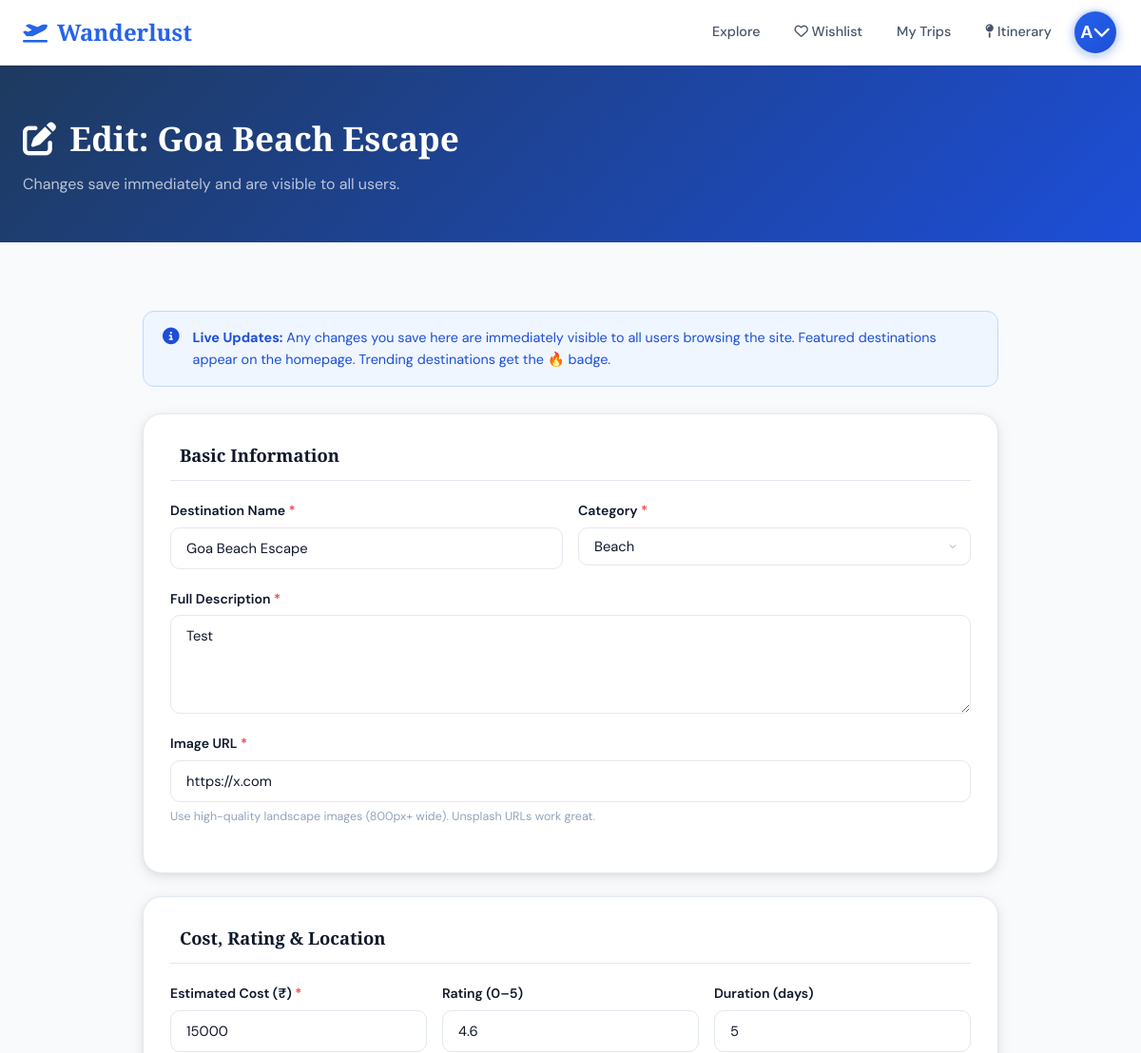
Before: /admin/destination/edit/1 (signed in, upper part) with the older database file.
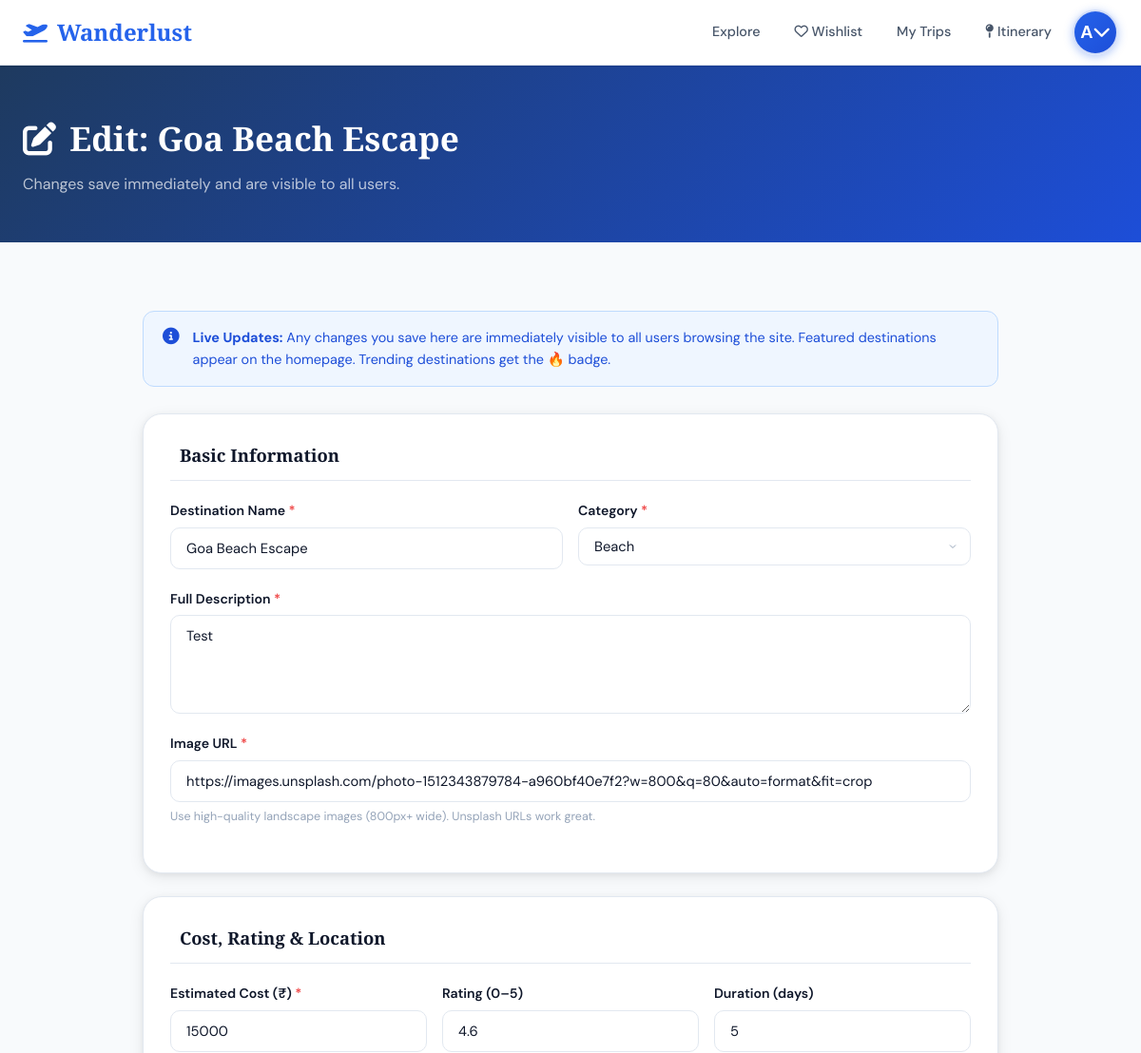
After: the same page with the newer database file.
### app.py (models this page shows, shortened)
class User(db.Model):
    __tablename__ = 'users'
    id            = db.Column(db.Integer, primary_key=True)
    name          = db.Column(db.String(100), nullable=False)
    email         = db.Column(db.String(150), unique=True, nullable=False)
    password_hash = db.Column(db.String(256), nullable=False)
    is_admin      = db.Column(db.Boolean, default=False)
    created_at    = db.Column(db.DateTime, default=datetime.utcnow)
    trips         = db.relationship('Trip',     backref='user', lazy=True)
    wishlist      = db.relationship('Wishlist', backref='user', lazy=True)
    reviews       = db.relationship('Review',   backref='user', lazy=True)

class Destination(db.Model):
    __tablename__  = 'destinations'
    id             = db.Column(db.Integer, primary_key=True)
    name           = db.Column(db.String(150), nullable=False)
    category       = db.Column(db.String(50),  nullable=False)
    description    = db.Column(db.Text,         nullable=False)
    estimated_cost = db.Column(db.Float,        nullable=False)
    image_url      = db.Column(db.String(500))
    rating         = db.Column(db.Float,  default=4.0)
    location       = db.Column(db.String(200))
    latitude       = db.Column(db.Float)
    longitude      = db.Column(db.Float)
    is_trending    = db.Column(db.Boolean, default=False)
    is_featured    = db.Column(db.Boolean, default=False)
    best_time      = db.Column(db.String(100))
    duration_days  = db.Column(db.Integer, default=3)
    tags           = db.Column(db.String(300))
    highlights     = db.Column(db.Text)   # pipe-separated
    things_to_do   = db.Column(db.Text)   # pipe-separated
    travel_tips    = db.Column(db.Text)   # pipe-separated
    weather_info   = db.Column(db.String(300))
    language       = db.Column(db.String(100))
    currency       = db.Column(db.String(50))
    difficulty     = db.Column(db.String(30))  # Easy / Moderate / Challenging
    itinerary_items = db.relationship('ItineraryItem', backref='destination', lazy=True)
    reviews         = db.relationship('Review',        backref='destination', lazy=True)
    wishlisted_by   = db.relationship('Wishlist',      backref='destination', lazy=True)

### app.py (the view, shortened to what this page needs)
@app.route('/admin/destination/edit/<int:dest_id>', methods=['GET', 'POST'])
@login_required
@admin_required
def admin_edit_destination(dest_id):
    dest = Destination.query.get_or_404(dest_id)
    return render_template('admin_form.html', dest=dest)

### app.py (called while the page is built)
@login_manager.user_loader
def load_user(user_id):
    return db.session.get(User, int(user_id))

@app.context_processor
def inject_cart_count():
    count = 0
    if current_user.is_authenticated:
        sid = session.get('cart_session')
        if sid:
            count = ItineraryItem.query.filter_by(
                user_id=current_user.id, trip_id=None, session_id=sid).count()
    return dict(cart_count=count)

def admin_required(f):
    from functools import wraps
    @wraps(f)
    def decorated(*args, **kwargs):
        if not current_user.is_authenticated or not current_user.is_admin:
            flash('Admin access required.', 'danger')
            return redirect(url_for('index'))
        return f(*args, **kwargs)
    return decorated

### templates/admin_form.html (shortened to what this page needs)
{% extends "layout.html" %}
{% block content %}
<div class="page-header-simple admin-header">
  <div class="container">
    <h1><i class="fa-solid fa-{{ 'pen-to-square' if dest else 'plus' }}"></i>
      {{ 'Edit: ' + dest.name if dest else 'Add New Destination' }}
    </h1>
    <p>{{ 'Changes save immediately and are visible to all users.' if dest else 'New destination appears on site immediately after saving.' }}</p>
  </div>
</div>
<div class="container admin-form-page">
  <div class="admin-form-notice">
    <i class="fa-solid fa-circle-info"></i>
    <span><strong>Live Updates:</strong> Any changes you save here are immediately visible to all users browsing the site. Featured destinations appear on the homepage. Trending destinations get the 🔥 badge.</span>
  </div>
  <form action="{{ url_for('admin_edit_destination', dest_id=dest.id) if dest else url_for('admin_add_destination') }}" method="POST" class="admin-big-form">
    <div class="admin-form-section">
      <div class="admin-form-section-title"> Basic Information</div>
      <div class="form-row">
        <div class="form-group">
          <label>Destination Name <span class="req">*</span></label>
          <input type="text" name="name" required class="form-input" value="{{ dest.name if dest else '' }}" placeholder="e.g. Goa Beach Escape">
        </div>
        <div class="form-group">
          <label>Category <span class="req">*</span></label>
          <select name="category" class="form-input">
            {% for cat in ['Beach','Mountain','Historical','City'] %}
            <option value="{{ cat }}" {% if dest and dest.category == cat %}selected{% endif %}>{{ cat }}</option>
            {% endfor %}
          </select>
        </div>
      </div>
      <div class="form-group">
        <label>Full Description <span class="req">*</span></label>
        <textarea name="description" rows="4" required class="form-input" placeholder="A rich, engaging description of the destination...">{{ dest.description if dest else '' }}</textarea>
      </div>
      <div class="form-group">
        <label>Image URL <span class="req">*</span></label>
        <input type="text" name="image_url" class="form-input" value="{{ dest.image_url if dest else '' }}" placeholder="https://images.unsplash.com/...">
        <small>Use high-quality landscape images (800px+ wide). Unsplash URLs work great.</small>
      </div>
    </div>
    <div class="admin-form-section">
      <div class="admin-form-section-title"> Cost, Rating & Location</div>
      <div class="form-row-3">
        <div class="form-group">
          <label>Estimated Cost (₹) <span class="req">*</span></label>
          <input type="number" name="estimated_cost" required class="form-input" value="{{ dest.estimated_cost|int if dest else '' }}" placeholder="15000">
        </div>
        <div class="form-group">
          <label>Rating (0–5)</label>
          <input type="number" name="rating" step="0.1" min="0" max="5" class="form-input" value="{{ dest.rating if dest else '4.0' }}">
        </div>
        <div class="form-group">
          <label>Duration (days)</label>
          <input type="number" name="duration_days" min="1" max="30" class="form-input" value="{{ dest.duration_days if dest else '3' }}">
        </div>
      </div>
    </div>
  </form>
</div>
{% endblock %}

### templates/layout.html (shortened to what this page needs)
<!DOCTYPE html>
<html lang="en">
<head>
<link rel="stylesheet" href="https://cdnjs.cloudflare.com/ajax/libs/font-awesome/6.5.0/css/all.min.css">
<link rel="stylesheet" href="https://unpkg.com/leaflet@1.9.4/dist/leaflet.css">
<link rel="stylesheet" href="{{ url_for('static', filename='css/style.css') }}">
</head>
<body>
<nav class="navbar">
  <div class="nav-container">
    <a href="{{ url_for('index') }}" class="nav-logo">
      <i class="fa-solid fa-plane-departure"></i>
      <span>Wanderlust</span>
    </a>
    <div class="nav-links">
      <a href="{{ url_for('destinations') }}">Explore</a>
      {% if current_user.is_authenticated %}
      <a href="{{ url_for('wishlist') }}"><i class="fa-regular fa-heart"></i> Wishlist</a>
      <a href="{{ url_for('trips') }}">My Trips</a>
      <a href="{{ url_for('itinerary') }}" class="cart-link">
        <i class="fa-solid fa-map-pin"></i> Itinerary
      </a>
      <div class="nav-dropdown" id="navDropdown">
        <button class="nav-avatar" id="navAvatarBtn" title="{{ current_user.name }}" aria-haspopup="true" aria-expanded="false">
          <span class="avatar-letter">{{ current_user.name[0].upper() }}</span>
          <i class="fa-solid fa-chevron-down avatar-caret"></i>
        </button>
      </div>
      {% else %}
      <a href="{{ url_for('login') }}" class="btn-nav-outline">Sign In</a>
      <a href="{{ url_for('register') }}" class="btn-nav">Get Started</a>
      {% endif %}
    </div>
  </div>
</nav>
<main>
{% block content %}{% endblock %}
</main>
</body>
</html>

### static/css/style.css (style rules this page uses)
:root { --primary: #2563eb; --primary-dark: #1d4ed8; --primary-light: #eff6ff; --accent: #f59e0b; --accent-dark: #d97706; --success: #22c55e; --danger: #ef4444; --warning: #f97316; --bg: #f8fafc; --surface: #ffffff; --surface-2: #f1f5f9; --border: #e2e8f0; --text: #0f172a; --text-2: #475569; --text-3: #94a3b8; --radius: 12px; --radius-lg: 20px; --shadow-sm: 0 1px 3px rgba(0,0,0,.08), 0 1px 2px rgba(0,0,0,.06); --shadow: 0 4px 16px rgba(0,0,0,.08), 0 2px 6px rgba(0,0,0,.05); --shadow-lg: 0 12px 40px rgba(0,0,0,.12), 0 4px 16px rgba(0,0,0,.06); --shadow-xl: 0 24px 60px rgba(0,0,0,.15); }
*, *::before, *::after { box-sizing: border-box; margin: 0; padding: 0; }
html { scroll-behavior: smooth; }
body { font-family: 'DM Sans', sans-serif; background: var(--bg); color: var(--text); line-height: 1.6; min-height: 100vh; display: flex; flex-direction: column; }
main { flex: 1; }
a { text-decoration: none; color: inherit; }
.container { max-width: 1280px; margin: 0 auto; padding: 0 24px; }
.navbar { background: white; border-bottom: 1px solid var(--border); position: sticky; top: 0; z-index: 100; box-shadow: var(--shadow-sm); }
.nav-container { max-width: 1280px; margin: 0 auto; padding: 0 24px; height: 68px; display: flex; align-items: center; gap: 32px; }
.nav-logo { font-family: 'Playfair Display', serif; font-size: 1.5rem; font-weight: 700; color: var(--primary); display: flex; align-items: center; gap: 10px; white-space: nowrap; }
.nav-logo i { font-size: 1.3rem; }
.nav-links { display: flex; align-items: center; gap: 8px; margin-left: auto; }
.nav-links a { padding: 8px 14px; border-radius: 8px; font-size: .9rem; font-weight: 500; color: var(--text-2); transition: all .2s; }
.cart-link { position: relative; }
.nav-dropdown { position: relative; }
.nav-avatar { width: 48px; height: 48px; border-radius: 50%; background: linear-gradient(135deg, var(--primary), #1d4ed8); color: white; font-weight: 700; font-size: 1.15rem; border: 2.5px solid rgba(255,255,255,0.8); box-shadow: 0 2px 10px rgba(37,99,235,0.35); cursor: pointer; transition: all .25s; display: flex; align-items: center; justify-content: center; min-width: 48px; padding: 0; }
.form-group { display: flex; flex-direction: column; gap: 6px; margin-bottom: 20px; }
.form-group label { font-weight: 600; font-size: .88rem; color: var(--text); }
.form-group small { font-size: .78rem; color: var(--text-3); }
.form-input { padding: 11px 16px; border: 1.5px solid var(--border); border-radius: 10px; font-family: inherit; font-size: .92rem; color: var(--text); background: white; transition: border-color .2s, box-shadow .2s; outline: none; }
textarea.form-input { resize: vertical; }
select.form-input { appearance: none; background-repeat: no-repeat; background-position: right 12px center; padding-right: 36px; }
.form-row { display: grid; grid-template-columns: 1fr 1fr; gap: 16px; }
.page-header-simple { background: linear-gradient(135deg, #0f172a 0%, #1e293b 100%); color: white; padding: 48px 0; margin-bottom: 40px; }
.page-header-simple h1 { font-family: 'Playfair Display', serif; font-size: 2.2rem; font-weight: 700; margin-bottom: 8px; display: flex; align-items: center; gap: 14px; }
.page-header-simple p { color: rgba(255,255,255,.7); font-size: 1rem; }
.admin-header { background: linear-gradient(135deg, #1e3a5f 0%, #1d4ed8 100%); }
.admin-form-page { padding:32px 0 60px; max-width:900px; }
.admin-form-notice { display:flex; align-items:flex-start; gap:14px; background:#eff6ff; border:1px solid #bfdbfe; border-radius:12px; padding:16px 20px; margin-bottom:28px; font-size:.9rem; color:var(--primary-dark); }
.admin-form-notice i { font-size:1.1rem; margin-top:1px; flex-shrink:0; }
.admin-big-form { display:flex; flex-direction:column; gap:24px; }
.admin-form-section { background:white; border-radius:var(--radius-lg); padding:28px; box-shadow:var(--shadow); border:1px solid var(--border); }
.admin-form-section-title { font-family:'Playfair Display',serif; font-size:1.15rem; font-weight:700; margin-bottom:20px; color:var(--text); display:flex; align-items:center; gap:10px; padding-bottom:12px; border-bottom:1px solid var(--border); }
.form-row-3 { display:grid; grid-template-columns:1fr 1fr 1fr; gap:16px; }
.req { color:var(--danger); }

Changed rows visible on the page:
changed Destination "Edit: Goa Beach Escape": image_url "https://x.com" → "https://images.unsplash.com/photo-1512343879784-a960bf40e7f2?w=800&q=80&auto=format&fit=crop"
